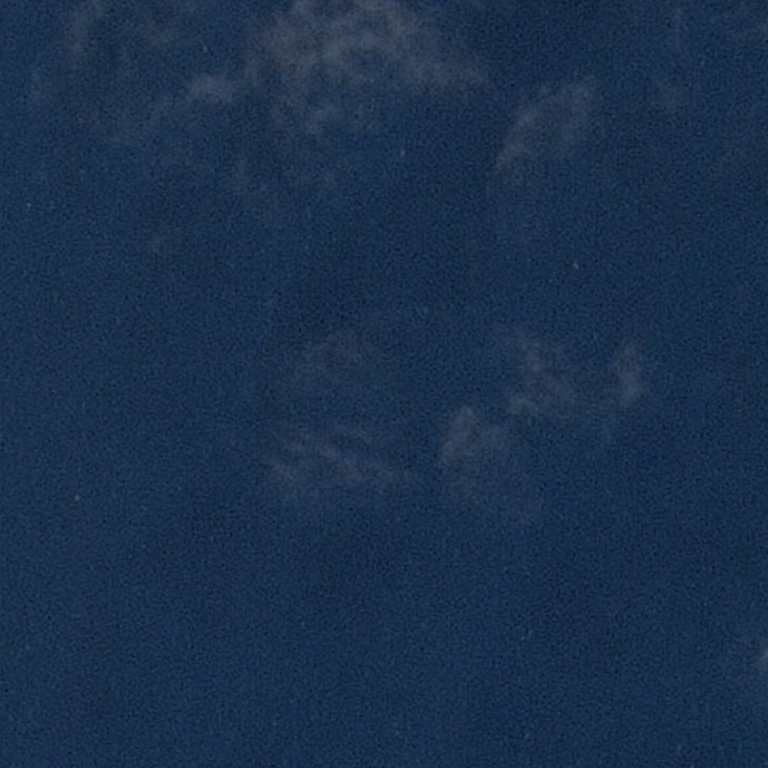
#> input picture ship-detection/images/00003e153.jpg, 768 x 768 px
$ python -i selective_search.py   (imports and definitions only)
#> lines starting #> are read from the running program, lines starting #| are printed output that depends on the picture
import cv2
import numpy as np
import matplotlib.pyplot as plt

def propose_regions(image_path, min_area=500, display=False):
    """
    Detect region proposals in the input image using edge detection and contour finding.

    Args:
        image_path (str): Path to the input image.
        min_area (int): Minimum contour area to be considered a proposal.
        display (bool): If True, will display the image with proposals drawn.

    Returns:
        List of bounding boxes [(x, y, w, h), ...].
    """
#> called with image_path = '../images/00003e153.jpg', min_area = 500, display = False
    # Load image
    image = cv2.imread(image_path)
#> image is the input picture: shape (768, 768, 3); mean B, G, R 74.9, 47.6, 26.6
    gray = cv2.cvtColor(image, cv2.COLOR_BGR2GRAY)
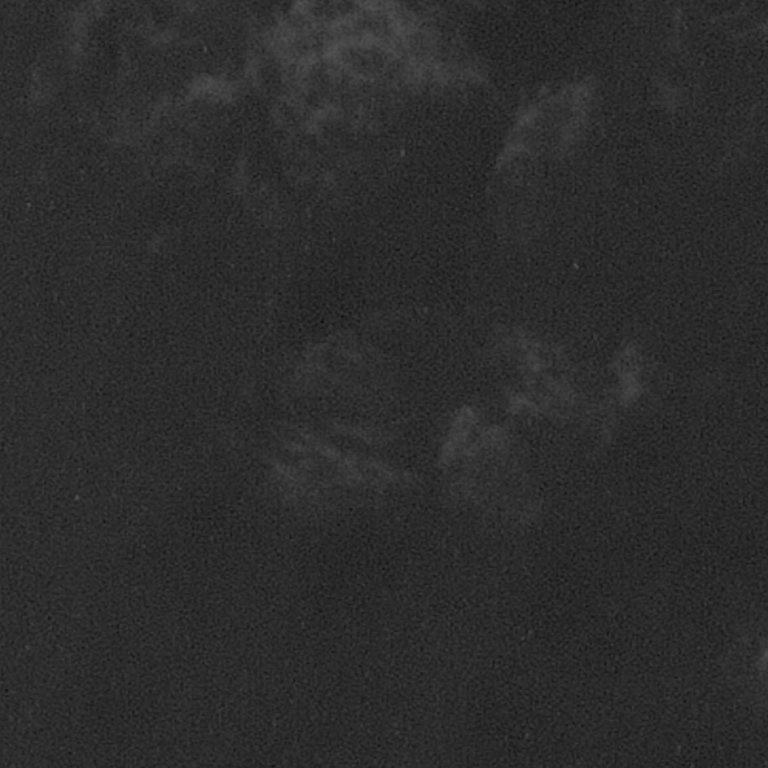
#> gray: shape (768, 768); min 15, max 84, mean 44.5

    # Smooth and detect edges
    blurred = cv2.GaussianBlur(gray, (11, 11), 0)
    edges = cv2.Canny(blurred, 50, 150)
#> edges: shape (768, 768); every value is 0

    # Dilate edges to close gaps
    kernel = cv2.getStructuringElement(cv2.MORPH_RECT, (5, 5))
    dilated = cv2.dilate(edges, kernel, iterations=2)

    # Find contours
    contours, _ = cv2.findContours(dilated, cv2.RETR_EXTERNAL, cv2.CHAIN_APPROX_SIMPLE)
#> contours = []

    proposals = []
    for cnt in contours:
        area = cv2.contourArea(cnt)
        if area < min_area:
            continue

        # Approximate contour to polygon and get bounding box
        x, y, w, h = cv2.boundingRect(cnt)
        proposals.append((x, y, w, h))
#> this loop made 0 passes
#> after the loop, proposals = []

    # Optionally display results
    if display:
        disp_img = image.copy()
        for (x, y, w, h) in proposals:
            cv2.rectangle(disp_img, (x, y), (x + w, y + h), (0, 255, 0), 2)

        plt.figure(figsize=(10, 10))
        plt.imshow(cv2.cvtColor(disp_img, cv2.COLOR_BGR2RGB))
        plt.axis('off')
        plt.show()

    return proposals

# Example usage:
# regions = propose_regions('/mnt/data/0006c52e8.jpg', min_area=1000, display=True)

>>> result = propose_regions('../images/00003e153.jpg')
#> result = []
